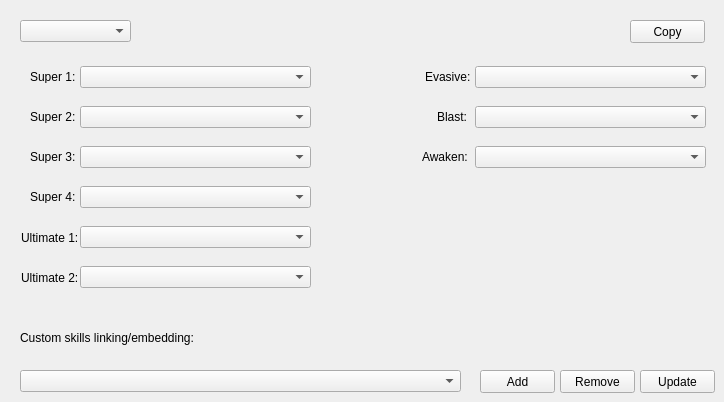
    <widget class="QWidget" name="cusTab">
     <property name="autoFillBackground">
      <bool>true</bool>
     </property>
     <attribute name="title">
      <string>CUS</string>
     </attribute>
     <widget class="QComboBox" name="cusSlotsComboBox">
      <property name="geometry">
       <rect>
        <x>20</x>
        <y>20</y>
        <width>111</width>
        <height>22</height>
       </rect>
      </property>
     </widget>
     <widget class="QLabel" name="label_18">
      <property name="geometry">
       <rect>
        <x>30</x>
        <y>70</y>
        <width>47</width>
        <height>13</height>
       </rect>
      </property>
      <property name="text">
       <string>Super 1:</string>
      </property>
     </widget>
     <widget class="QLabel" name="label_19">
      <property name="geometry">
       <rect>
        <x>30</x>
        <y>110</y>
        <width>47</width>
        <height>13</height>
       </rect>
      </property>
      <property name="text">
       <string>Super 2:</string>
      </property>
     </widget>
     <widget class="QLabel" name="label_20">
      <property name="geometry">
       <rect>
        <x>30</x>
        <y>150</y>
        <width>47</width>
        <height>13</height>
       </rect>
      </property>
      <property name="text">
       <string>Super 3:</string>
      </property>
     </widget>
     <widget class="QLabel" name="label_21">
      <property name="geometry">
       <rect>
        <x>30</x>
        <y>190</y>
        <width>47</width>
        <height>13</height>
       </rect>
      </property>
      <property name="text">
       <string>Super 4:</string>
      </property>
     </widget>
     <widget class="QLabel" name="label_22">
      <property name="geometry">
       <rect>
        <x>21</x>
        <y>230</y>
        <width>61</width>
        <height>16</height>
       </rect>
      </property>
      <property name="text">
       <string>Ultimate 1:</string>
      </property>
     </widget>
     <widget class="QLabel" name="label_30">
      <property name="geometry">
       <rect>
        <x>21</x>
        <y>270</y>
        <width>61</width>
        <height>16</height>
       </rect>
      </property>
      <property name="text">
       <string>Ultimate 2:</string>
      </property>
     </widget>
     <widget class="QLabel" name="label_31">
      <property name="geometry">
       <rect>
        <x>425</x>
        <y>70</y>
        <width>47</width>
        <height>13</height>
       </rect>
      </property>
      <property name="text">
       <string>Evasive:</string>
      </property>
     </widget>
     <widget class="QLabel" name="label_32">
      <property name="geometry">
       <rect>
        <x>437</x>
        <y>110</y>
        <width>47</width>
        <height>13</height>
       </rect>
      </property>
      <property name="text">
       <string>Blast:</string>
      </property>
     </widget>
     <widget class="QLabel" name="label_33">
      <property name="geometry">
       <rect>
        <x>422</x>
        <y>150</y>
        <width>47</width>
        <height>13</height>
       </rect>
      </property>
      <property name="text">
       <string>Awaken:</string>
      </property>
     </widget>
     <widget class="QComboBox" name="super1ComboBox">
      <property name="geometry">
       <rect>
        <x>80</x>
        <y>66</y>
        <width>231</width>
        <height>22</height>
       </rect>
      </property>
     </widget>
     <widget class="QComboBox" name="super2ComboBox">
      <property name="geometry">
       <rect>
        <x>80</x>
        <y>106</y>
        <width>231</width>
        <height>22</height>
       </rect>
      </property>
     </widget>
     <widget class="QComboBox" name="super3ComboBox">
      <property name="geometry">
       <rect>
        <x>80</x>
        <y>146</y>
        <width>231</width>
        <height>22</height>
       </rect>
      </property>
     </widget>
     <widget class="QComboBox" name="super4ComboBox">
      <property name="geometry">
       <rect>
        <x>80</x>
        <y>186</y>
        <width>231</width>
        <height>22</height>
       </rect>
      </property>
     </widget>
     <widget class="QComboBox" name="ultimate1ComboBox">
      <property name="geometry">
       <rect>
        <x>80</x>
        <y>226</y>
        <width>231</width>
        <height>22</height>
       </rect>
      </property>
     </widget>
     <widget class="QComboBox" name="ultimate2ComboBox">
      <property name="geometry">
       <rect>
        <x>80</x>
        <y>266</y>
        <width>231</width>
        <height>22</height>
       </rect>
      </property>
     </widget>
     <widget class="QComboBox" name="evasiveComboBox">
      <property name="geometry">
       <rect>
        <x>475</x>
        <y>66</y>
        <width>231</width>
        <height>22</height>
       </rect>
      </property>
     </widget>
     <widget class="QComboBox" name="blastComboBox">
      <property name="geometry">
       <rect>
        <x>475</x>
        <y>106</y>
        <width>231</width>
        <height>22</height>
       </rect>
      </property>
     </widget>
     <widget class="QComboBox" name="awakenComboBox">
      <property name="geometry">
       <rect>
        <x>475</x>
        <y>146</y>
        <width>231</width>
        <height>22</height>
       </rect>
      </property>
     </widget>
     <widget class="QToolButton" name="cusCopyButton">
      <property name="geometry">
       <rect>
        <x>630</x>
        <y>20</y>
        <width>75</width>
        <height>23</height>
       </rect>
      </property>
      <property name="text">
       <string>Copy</string>
      </property>
      <property name="popupMode">
       <enum>QToolButton::InstantPopup</enum>
      </property>
      <property name="toolButtonStyle">
       <enum>Qt::ToolButtonTextOnly</enum>
      </property>
     </widget>
     <widget class="QLabel" name="label_126">
      <property name="geometry">
       <rect>
        <x>20</x>
        <y>330</y>
        <width>211</width>
        <height>16</height>
       </rect>
      </property>
      <property name="text">
       <string>Custom skills linking/embedding:</string>
      </property>
     </widget>
     <widget class="QComboBox" name="cusDependsComboBox">
      <property name="geometry">
       <rect>
        <x>20</x>
        <y>370</y>
        <width>441</width>
        <height>22</height>
       </rect>
      </property>
     </widget>
     <widget class="QPushButton" name="cusDependsRemoveButton">
      <property name="geometry">
       <rect>
        <x>560</x>
        <y>370</y>
        <width>75</width>
        <height>23</height>
       </rect>
      </property>
      <property name="text">
       <string>Remove</string>
      </property>
     </widget>
     <widget class="QPushButton" name="cusDependsAddButton">
      <property name="geometry">
       <rect>
        <x>480</x>
        <y>370</y>
        <width>75</width>
        <height>23</height>
       </rect>
      </property>
      <property name="text">
       <string>Add</string>
      </property>
     </widget>
     <widget class="QPushButton" name="cusDependsUpdateButton">
      <property name="geometry">
       <rect>
        <x>640</x>
        <y>370</y>
        <width>75</width>
        <height>23</height>
       </rect>
      </property>
      <property name="text">
       <string>Update</string>
      </property>
     </widget>
     <zorder>cusDependsAddButton</zorder>
     <zorder>cusSlotsComboBox</zorder>
     <zorder>label_18</zorder>
     <zorder>label_19</zorder>
     <zorder>label_20</zorder>
     <zorder>label_21</zorder>
     <zorder>label_22</zorder>
     <zorder>label_30</zorder>
     <zorder>label_31</zorder>
     <zorder>label_32</zorder>
     <zorder>label_33</zorder>
     <zorder>super1ComboBox</zorder>
     <zorder>super2ComboBox</zorder>
     <zorder>super3ComboBox</zorder>
     <zorder>super4ComboBox</zorder>
     <zorder>ultimate1ComboBox</zorder>
     <zorder>ultimate2ComboBox</zorder>
     <zorder>evasiveComboBox</zorder>
     <zorder>blastComboBox</zorder>
     <zorder>awakenComboBox</zorder>
     <zorder>cusCopyButton</zorder>
     <zorder>label_126</zorder>
     <zorder>cusDependsComboBox</zorder>
     <zorder>cusDependsRemoveButton</zorder>
     <zorder>cusDependsUpdateButton</zorder>
    </widget>
